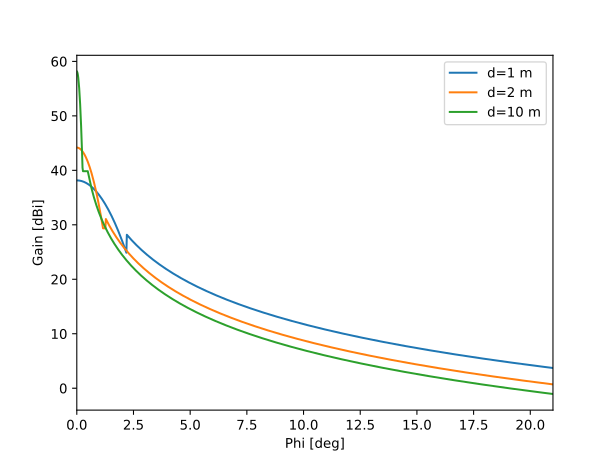

This figure's Python source:
import numpy as np
import matplotlib.pyplot as plt
from pycraf.antenna import *
from astropy import units as u

phi = np.linspace(0, 21, 1000) * u.deg
diam = np.array([1, 2, 10])[:, np.newaxis] * u.m
wavlen = 0.03 * u.m  # about 10 GHz
G_max = fl_G_max_from_size(diam, wavlen)
gain = fl_pattern(phi, diam, wavlen, G_max)

plt.plot(phi, gain.T, '-')
plt.legend(['d=1 m', 'd=2 m', 'd=10 m'])
plt.xlim((0, 21))
plt.xlabel('Phi [deg]')
plt.ylabel('Gain [dBi]')
plt.show()
